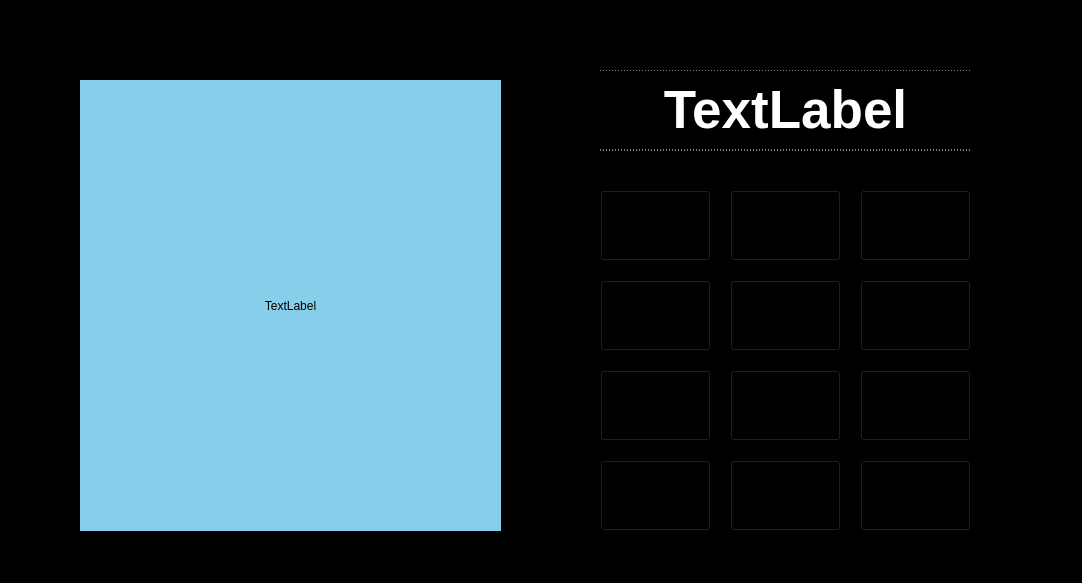
<?xml version="1.0" encoding="UTF-8"?>
<ui version="4.0">
 <class>DoorLockSystem</class>
 <widget class="QWidget" name="DoorLockSystem">
  <property name="geometry">
   <rect>
    <x>0</x>
    <y>0</y>
    <width>1082</width>
    <height>583</height>
   </rect>
  </property>
  <property name="windowTitle">
   <string>Door Lock System</string>
  </property>
  <property name="styleSheet">
   <string notr="true">background-color: black;</string>
  </property>
  <widget class="QPushButton" name="pushButton_1">
   <property name="geometry">
    <rect>
     <x>600</x>
     <y>190</y>
     <width>111</width>
     <height>71</height>
    </rect>
   </property>
   <property name="font">
    <font>
     <family>Constantia</family>
     <pointsize>22</pointsize>
    </font>
   </property>
   <property name="styleSheet">
    <string notr="true">QPushButton[objectName^=&quot;pushButton_1&quot;] {
  border: 1px solid skyblue;
  background-color: rgba(0,0,0,0);
  color: skyblue;
  padding: 5px;
}

QPushButton[objectName^=&quot;pushButton_1&quot;]:disabled{
  color: #b5d9e8;
}

QPushButton[objectName^=&quot;pushButton_1&quot;]:hover{

}

QPushButton[objectName^=&quot;pushButton_1&quot;]:pressed{
color:#fff;

}</string>
   </property>
   <property name="text">
    <string>1</string>
   </property>
  </widget>
  <widget class="QPushButton" name="pushButton_2">
   <property name="geometry">
    <rect>
     <x>730</x>
     <y>190</y>
     <width>111</width>
     <height>71</height>
    </rect>
   </property>
   <property name="font">
    <font>
     <family>Constantia</family>
     <pointsize>22</pointsize>
    </font>
   </property>
   <property name="styleSheet">
    <string notr="true">QPushButton[objectName^=&quot;pushButton_2&quot;] {
  border: 1px solid skyblue;
  background-color: rgba(0,0,0,0);
  color: skyblue;
  padding: 5px;
}

QPushButton[objectName^=&quot;pushButton_2&quot;]:disabled{
  color: #b5d9e8;
}

QPushButton[objectName^=&quot;pushButton_2&quot;]:hover{

}

QPushButton[objectName^=&quot;pushButton_2&quot;]:pressed{
color:#fff;

}</string>
   </property>
   <property name="text">
    <string>2</string>
   </property>
  </widget>
  <widget class="QPushButton" name="pushButton_3">
   <property name="enabled">
    <bool>true</bool>
   </property>
   <property name="geometry">
    <rect>
     <x>860</x>
     <y>190</y>
     <width>111</width>
     <height>71</height>
    </rect>
   </property>
   <property name="font">
    <font>
     <family>Constantia</family>
     <pointsize>22</pointsize>
    </font>
   </property>
   <property name="styleSheet">
    <string notr="true">QPushButton[objectName^=&quot;pushButton_3&quot;] {
  border: 1px solid skyblue;
  background-color: rgba(0,0,0,0);
  color: skyblue;
  padding: 5px;
}

QPushButton[objectName^=&quot;pushButton_3&quot;]:disabled{
  color: #b5d9e8;
}

QPushButton[objectName^=&quot;pushButton_3&quot;]:hover{

}

QPushButton[objectName^=&quot;pushButton_3&quot;]:pressed{
color:#fff;

}</string>
   </property>
   <property name="text">
    <string>3</string>
   </property>
  </widget>
  <widget class="QPushButton" name="pushButton_4">
   <property name="geometry">
    <rect>
     <x>600</x>
     <y>280</y>
     <width>111</width>
     <height>71</height>
    </rect>
   </property>
   <property name="font">
    <font>
     <family>Constantia</family>
     <pointsize>22</pointsize>
    </font>
   </property>
   <property name="styleSheet">
    <string notr="true">QPushButton[objectName^=&quot;pushButton_4&quot;] {
  border: 1px solid skyblue;
  background-color: rgba(0,0,0,0);
  color: skyblue;
  padding: 5px;
}

QPushButton[objectName^=&quot;pushButton_4&quot;]:disabled{
  color: #b5d9e8;
}

QPushButton[objectName^=&quot;pushButton_4&quot;]:hover{

}

QPushButton[objectName^=&quot;pushButton_4&quot;]:pressed{
color:#fff;

}</string>
   </property>
   <property name="text">
    <string>4</string>
   </property>
  </widget>
  <widget class="QPushButton" name="pushButton_5">
   <property name="geometry">
    <rect>
     <x>730</x>
     <y>280</y>
     <width>111</width>
     <height>71</height>
    </rect>
   </property>
   <property name="font">
    <font>
     <family>Constantia</family>
     <pointsize>22</pointsize>
    </font>
   </property>
   <property name="styleSheet">
    <string notr="true">QPushButton[objectName^=&quot;pushButton_5&quot;] {
  border: 1px solid skyblue;
  background-color: rgba(0,0,0,0);
  color: skyblue;
  padding: 5px;
}

QPushButton[objectName^=&quot;pushButton_5&quot;]:disabled{
  color: #b5d9e8;
}

QPushButton[objectName^=&quot;pushButton_5&quot;]:hover{

}

QPushButton[objectName^=&quot;pushButton_5&quot;]:pressed{
color:#fff;

}</string>
   </property>
   <property name="text">
    <string>5</string>
   </property>
  </widget>
  <widget class="QPushButton" name="pushButton_6">
   <property name="geometry">
    <rect>
     <x>860</x>
     <y>280</y>
     <width>111</width>
     <height>71</height>
    </rect>
   </property>
   <property name="font">
    <font>
     <family>Constantia</family>
     <pointsize>22</pointsize>
    </font>
   </property>
   <property name="styleSheet">
    <string notr="true">QPushButton[objectName^=&quot;pushButton_6&quot;] {
  border: 1px solid skyblue;
  background-color: rgba(0,0,0,0);
  color: skyblue;
  padding: 5px;
}

QPushButton[objectName^=&quot;pushButton_6&quot;]:disabled{
  color: #b5d9e8;
}

QPushButton[objectName^=&quot;pushButton_6&quot;]:hover{

}

QPushButton[objectName^=&quot;pushButton_6&quot;]:pressed{
color:#fff;

}</string>
   </property>
   <property name="text">
    <string>6</string>
   </property>
  </widget>
  <widget class="QPushButton" name="pushButton_7">
   <property name="geometry">
    <rect>
     <x>600</x>
     <y>370</y>
     <width>111</width>
     <height>71</height>
    </rect>
   </property>
   <property name="font">
    <font>
     <family>Constantia</family>
     <pointsize>22</pointsize>
    </font>
   </property>
   <property name="styleSheet">
    <string notr="true">QPushButton[objectName^=&quot;pushButton_7&quot;] {
  border: 1px solid skyblue;
  background-color: rgba(0,0,0,0);
  color: skyblue;
  padding: 5px;
}

QPushButton[objectName^=&quot;pushButton_7&quot;]:disabled{
  color: #b5d9e8;
}

QPushButton[objectName^=&quot;pushButton_7&quot;]:hover{

}

QPushButton[objectName^=&quot;pushButton_7&quot;]:pressed{
color:#fff;

}</string>
   </property>
   <property name="text">
    <string>7</string>
   </property>
  </widget>
  <widget class="QPushButton" name="pushButton_8">
   <property name="geometry">
    <rect>
     <x>730</x>
     <y>370</y>
     <width>111</width>
     <height>71</height>
    </rect>
   </property>
   <property name="font">
    <font>
     <family>Constantia</family>
     <pointsize>22</pointsize>
    </font>
   </property>
   <property name="styleSheet">
    <string notr="true">QPushButton[objectName^=&quot;pushButton_8&quot;] {
  border: 1px solid skyblue;
  background-color: rgba(0,0,0,0);
  color: skyblue;
  padding: 5px;
}

QPushButton[objectName^=&quot;pushButton_8&quot;]:disabled{
  color: #b5d9e8;
}

QPushButton[objectName^=&quot;pushButton_8&quot;]:hover{

}

QPushButton[objectName^=&quot;pushButton_8&quot;]:pressed{
color:#fff;

}</string>
   </property>
   <property name="text">
    <string>8</string>
   </property>
  </widget>
  <widget class="QPushButton" name="pushButton_9">
   <property name="geometry">
    <rect>
     <x>860</x>
     <y>370</y>
     <width>111</width>
     <height>71</height>
    </rect>
   </property>
   <property name="font">
    <font>
     <family>Constantia</family>
     <pointsize>22</pointsize>
    </font>
   </property>
   <property name="styleSheet">
    <string notr="true">QPushButton[objectName^=&quot;pushButton_9&quot;] {
  border: 1px solid skyblue;
  background-color: rgba(0,0,0,0);
  color: skyblue;
  padding: 5px;
}

QPushButton[objectName^=&quot;pushButton_9&quot;]:disabled{
  color: #b5d9e8;
}

QPushButton[objectName^=&quot;pushButton_9&quot;]:hover{

}

QPushButton[objectName^=&quot;pushButton_9&quot;]:pressed{
color:#fff;

}</string>
   </property>
   <property name="text">
    <string>9</string>
   </property>
  </widget>
  <widget class="QPushButton" name="pushButton_19">
   <property name="geometry">
    <rect>
     <x>600</x>
     <y>460</y>
     <width>111</width>
     <height>71</height>
    </rect>
   </property>
   <property name="font">
    <font>
     <family>Constantia</family>
     <pointsize>22</pointsize>
    </font>
   </property>
   <property name="styleSheet">
    <string notr="true">QPushButton[objectName^=&quot;pushButton_19&quot;] {
  border: 1px solid skyblue;
  background-color: rgba(0,0,0,0);
  color: skyblue;
  padding: 5px;
}

QPushButton[objectName^=&quot;pushButton_19&quot;]:disabled{
  color: #b5d9e8;
}

QPushButton[objectName^=&quot;pushButton_19&quot;]:hover{

}

QPushButton[objectName^=&quot;pushButton_19&quot;]:pressed{
color:#fff;

}</string>
   </property>
   <property name="text">
    <string>*</string>
   </property>
  </widget>
  <widget class="QPushButton" name="pushButton_20">
   <property name="geometry">
    <rect>
     <x>730</x>
     <y>460</y>
     <width>111</width>
     <height>71</height>
    </rect>
   </property>
   <property name="font">
    <font>
     <family>Constantia</family>
     <pointsize>22</pointsize>
    </font>
   </property>
   <property name="styleSheet">
    <string notr="true">QPushButton[objectName^=&quot;pushButton_20&quot;] {
  border: 1px solid skyblue;
  background-color: rgba(0,0,0,0);
  color: skyblue;
  padding: 5px;
}

QPushButton[objectName^=&quot;pushButton_20&quot;]:disabled{
  color: #b5d9e8;
}

QPushButton[objectName^=&quot;pushButton_20&quot;]:hover{

}

QPushButton[objectName^=&quot;pushButton_20&quot;]:pressed{
color:#fff;

}</string>
   </property>
   <property name="text">
    <string>0</string>
   </property>
  </widget>
  <widget class="QPushButton" name="pushButton_21">
   <property name="geometry">
    <rect>
     <x>860</x>
     <y>460</y>
     <width>111</width>
     <height>71</height>
    </rect>
   </property>
   <property name="font">
    <font>
     <family>Constantia</family>
     <pointsize>22</pointsize>
    </font>
   </property>
   <property name="styleSheet">
    <string notr="true">QPushButton[objectName^=&quot;pushButton_21&quot;] {
  border: 1px solid skyblue;
  background-color: rgba(0,0,0,0);
  color: skyblue;
  padding: 5px;
}

QPushButton[objectName^=&quot;pushButton_21&quot;]:disabled{
  color: #b5d9e8;
}

QPushButton[objectName^=&quot;pushButton_21&quot;]:hover{

}

QPushButton[objectName^=&quot;pushButton_21&quot;]:pressed{
color:#fff;

}</string>
   </property>
   <property name="text">
    <string>#</string>
   </property>
  </widget>
  <widget class="QLabel" name="label">
   <property name="geometry">
    <rect>
     <x>190</x>
     <y>170</y>
     <width>56</width>
     <height>12</height>
    </rect>
   </property>
   <property name="text">
    <string>TextLabel</string>
   </property>
  </widget>
  <widget class="QLabel" name="label_2">
   <property name="geometry">
    <rect>
     <x>80</x>
     <y>80</y>
     <width>421</width>
     <height>451</height>
    </rect>
   </property>
   <property name="styleSheet">
    <string notr="true">background-color: skyblue;</string>
   </property>
   <property name="text">
    <string>TextLabel</string>
   </property>
   <property name="alignment">
    <set>Qt::AlignCenter</set>
   </property>
  </widget>
  <widget class="QLabel" name="LCD_Display">
   <property name="geometry">
    <rect>
     <x>600</x>
     <y>70</y>
     <width>371</width>
     <height>81</height>
    </rect>
   </property>
   <property name="styleSheet">
    <string notr="true">color: white;
border-top: 1px dotted white;
border-bottom: 1px dotted white;
text-align:center;
font: 40px;</string>
   </property>
   <property name="text">
    <string>&lt;html&gt;&lt;head/&gt;&lt;body&gt;&lt;p&gt;&lt;span style=&quot; font-size:40pt; font-weight:600;text-align:center;&quot;&gt;TextLabel&lt;/span&gt;&lt;/p&gt;&lt;/body&gt;&lt;/html&gt;</string>
   </property>
   <property name="alignment">
    <set>Qt::AlignCenter</set>
   </property>
  </widget>
 </widget>
 <resources/>
 <connections/>
</ui>
